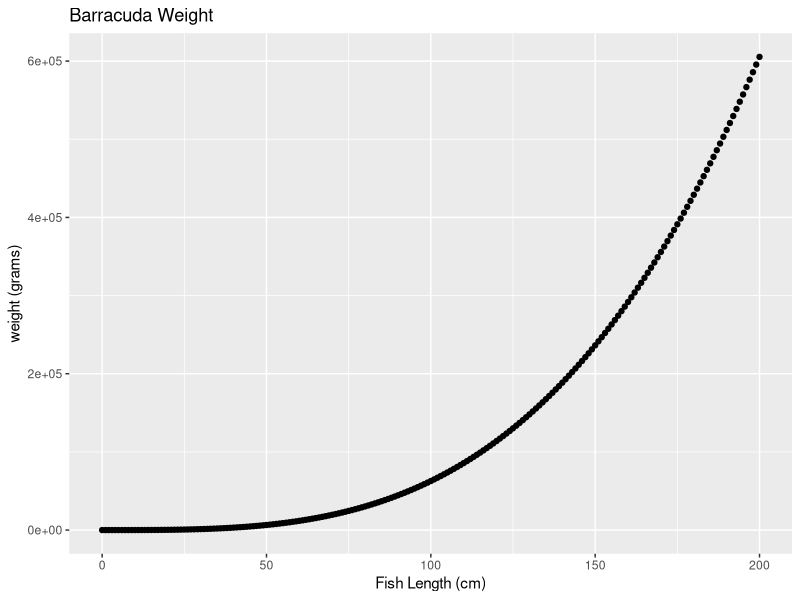

Here is the R script that generated this plot:
## ---- chunk 1
knitr::opts_chunk$set(echo = TRUE)
library(tidyverse)

## ---- chunk 2

fish_standard_weight <- function(a, b, L) {
  a *L^b
}

milkfish <- fish_standard_weight(a= 0.0905, b = 2.52, L = 60)
milkfish

giant_trevally <- fish_standard_weight(0.0353, 3.05, 60)
giant_trevally

great_barracuda <- fish_standard_weight(0.0181, 3.27, 60)
great_barracuda

fish_length <- seq(from = 0, to = 200, by = 1)

barracuda_weight <- fish_standard_weight(a = 0.0181, b = 3.27, L = fish_length)

barracuda_df <- data.frame(fish_length, barracuda_weight)

ggplot(data = barracuda_df, aes(x = fish_length, y = barracuda_weight)) + 
  geom_point() +
  labs(x = "Fish Length (cm)", y = "weight (grams)", title = "Barracuda Weight")





